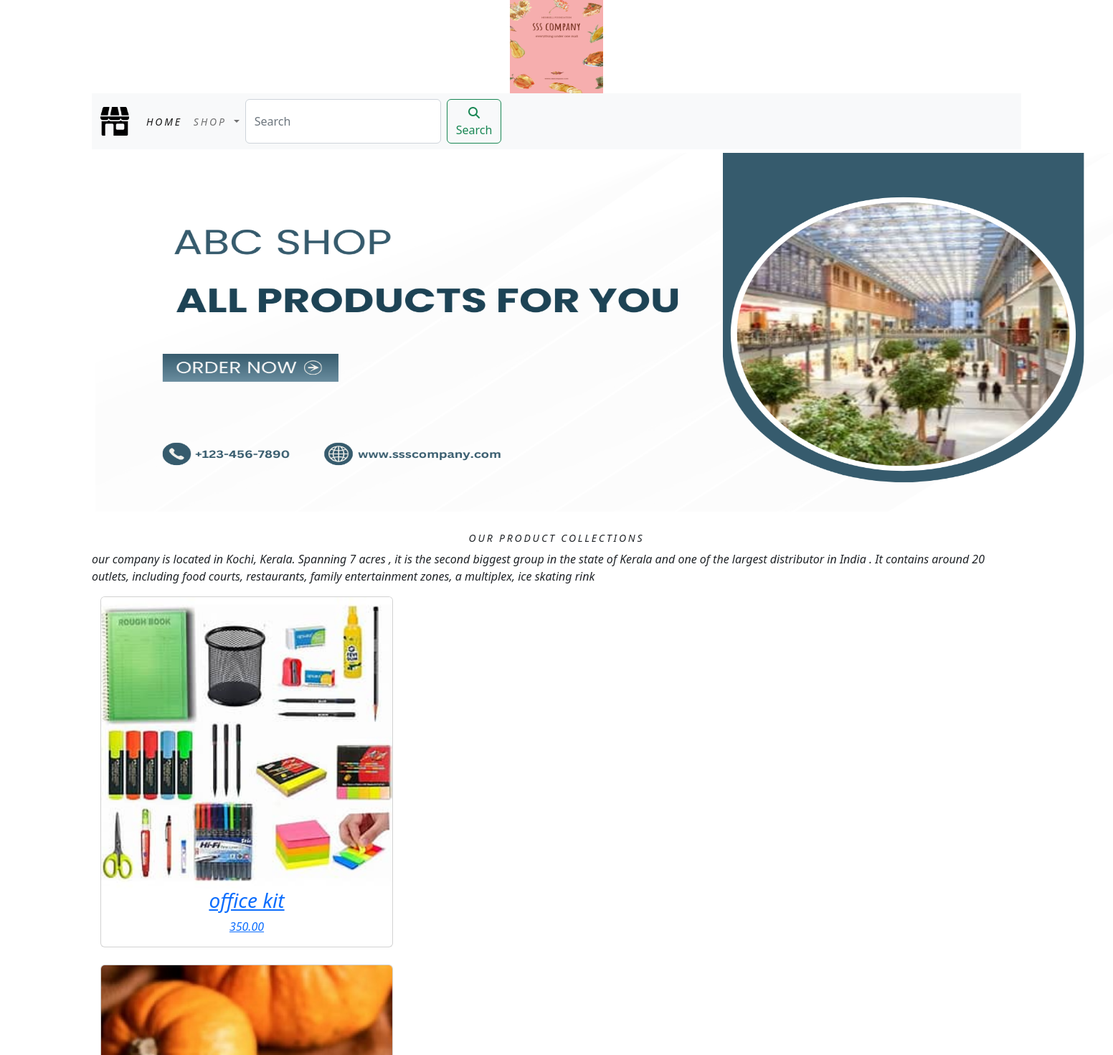
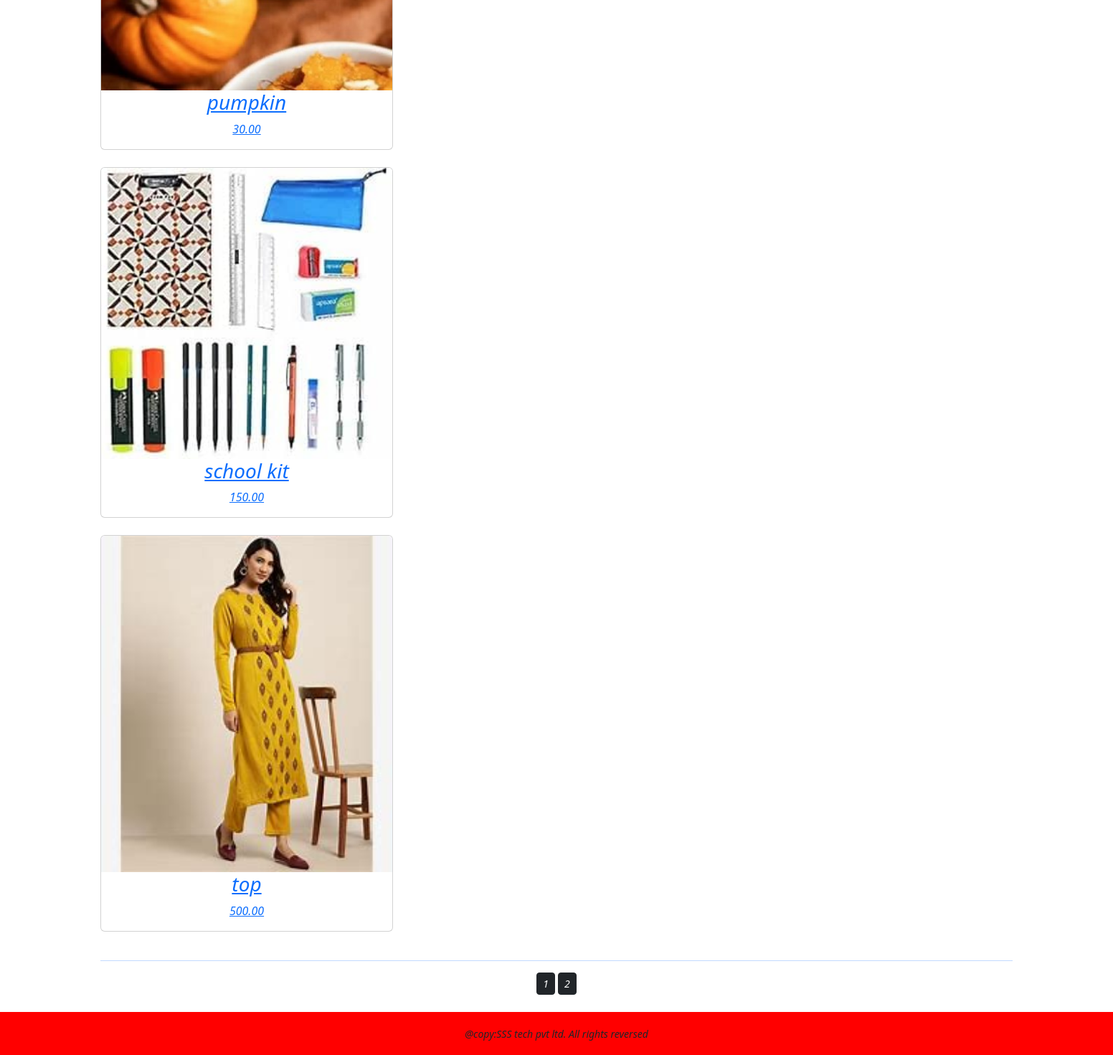
Screenshot of /?page=2 with the database file from the repository (2 pictures, top to bottom).
### shop/models.py (models this page shows, shortened)
class PRODUCT(models.Model):
    objects = None
    name = models.CharField(max_length=250, unique=True)
    slug = models.SlugField(max_length=250, unique=True)
    description = models.TextField(blank=True)
    price = models.DecimalField(max_digits=10, decimal_places=2)
    category = models.ForeignKey(CATEGORY, on_delete=models.CASCADE)
    image = models.ImageField(upload_to='product', blank=True)
    stock = models.IntegerField()
    available = models.BooleanField(default=True)
    created = models.DateTimeField(auto_now_add=True)
    updated = models.DateTimeField(auto_now=True)
    class Meta:
        ordering = ('name',)
        verbose_name = 'product'
        verbose_name_plural = 'products'
    def get_url(self):
        return reverse('shop:proCatDetail', args=[self.category.slug, self.slug])

### shop/views.py (the view)
# urls.py: path('', views.allProdCat, name='allProdCat'),
def allProdCat(request, c_slug=None):
    global paginator
    c_page = None
    products_list = None
    if c_slug != None:
        c_page = get_object_or_404(CATEGORY, slug=c_slug)
        products_list = PRODUCT.objects.all().filter(category=c_page, available=True)
    else:
        products_list = PRODUCT.objects.all().filter(available=True)
    paginator = Paginator(products_list, 4)
    try:
       page = int(request.GET.get('page', '1'))
    except:
        page = 1
    try:
        products = paginator.page(page)
    except(EmptyPage, InvalidPage):
        products = paginator.page(paginator.num_pages)
    return render(request, "category.html", {'category': c_page, 'products': products})

### Cart/context_processors.py (called while the page is built)
def counter(request):
    item_count = 0
    if 'admin' in request.path:
        return {}
    else:
        try:
            cart = CART.objects.filter(cart_id=cart_id(request))
            cart_items = CARTITEM.objects.all().filter(cart=cart[:1])
            for cart_item in cart_items:
                item_count += cart_item.quantity
        except CART.DoesNotExist:
            item_count = 0
        return dict(item_count=item_count)

### Cart/views.py (called while the page is built)
def cart_id(request):
    cart = request.session.session_key
    if not cart:
        cart = request.session.create()
    return cart

### shop/context_processors.py (called while the page is built)
def menu_link(request):
    links = CATEGORY.objects.all()
    return dict(links=links)

### shop/models.py (called while the page is built)
    def get_url(self):
        return reverse('shop:products_by_category', args=[self.slug])

### template/category.html (shortened to what this page needs)
{% extends 'base.html' %}
{% load static %}
{% block content %}
 {% if category %}
 <div class="mx_auto">
   <img class="my_image" src="{{CATEGORY.image.url}}" alt="{{CATEGORY.name}}">
 </div>
<br>
<div>
  <h1 class="text-center my_title">{{CATEGORY.name}}</h1>
  <p class="text-justify">{{CATEGORY.description}}</p>
</div>
{% else %}
    <div>
        <img class="my_image my_image_padding" src="{% static 'image/banner.png'%}" alt="our products" width=1500px" height="510px">
    </div>   <br>
 <div>
  <h1 class="text-center my_title">Our Product Collections </h1>
      <p class="text-justify">our company is located in Kochi, Kerala. Spanning 7 acres , it is the second biggest group in the state of Kerala  and one of the largest distributor in India . It contains around 20 outlets, including food courts, restaurants, family entertainment zones, a multiplex, ice skating rink</p>
 </div>
 {% endif %}
<div class="container">
    <div class="row mx_auto">
        {% for product in products.object_list %}
        <div class="my_bottom_margin col-9 col-sm-12 col-md-4 col-lg-4 ">
         <div class="card text-center" style="min-width:18rem;">
            <a href="{{product.get_url}}">
             <img class="card-img-top my_image" src="{{product.image.url}}" alt="{{product.name}}">
            <h3>{{product.name}}</h3>
            <p>{{product.price}}</p>
         </div>
         </div>
        <br>
        {% endfor %}
    </div>
    <div class="mx_auto">
        {% if products.paginator.num_pages > 1 %}
        <hr>
        <div class="text-center">
            {% for pg in products.paginator.page_range %}
                <a href="?page={{pg}}" class="btn btn-dark btn-sm {% if products.num == pg %} active {% endif %}">{{pg}}</a>
            {% endfor %}
        </div>
        {% endif %}
    </div>
    <br>
</div>
{% endblock %}

### static/css/custom.css (style rules this page uses)
body { font-family: "Roboto", sans-serif; font-weight: 700; font-style: italic; }
.my_image_padding { padding:5px; }
.my_bottom_margin { bottom_margin:10px; }
.my_title { letter-spacing: .2em; font-size: 14px; text-transform: uppercase; }

### rows the page displays
PRODUCT: image (picture), name "office kit", price "350.00"
PRODUCT: image (picture), name "pumpkin", price "30.00"
PRODUCT: image (picture), name "school kit", price "150.00"
PRODUCT: image (picture), name "top", price "500.00"

### other values shown
{{ pg }} "1" "2"
